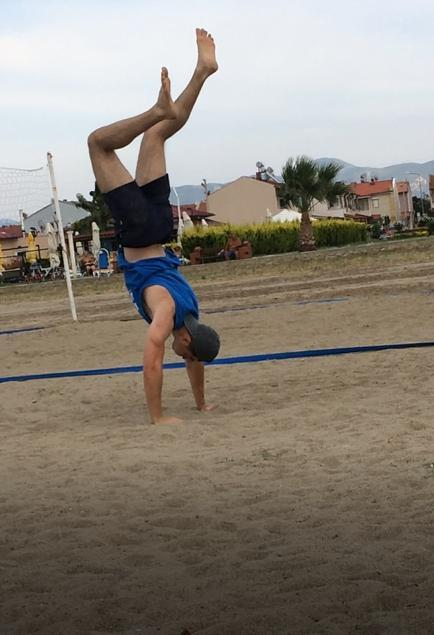
#> input picture Computer Vision/Homework-0/test-image.jpeg, 434 x 635 px
$ python a.py
#> lines starting #> are read from the running program, lines starting #| are printed output that depends on the picture
import numpy as np
import cv2
from PIL import Image
from matplotlib import pyplot as plt

Icolor = Image.open("test-image.jpeg")
#> Icolor is the input picture: PIL image 434x635 RGB; mean R, G, B 138.5, 131, 121.3
fig = plt.figure()

# [5 lines of commented-out code are left out]


r = np.array(Icolor)
g = np.array(Icolor)
b = np.array(Icolor)

rg = np.array(Icolor)
rb = np.array(Icolor)
gb = np.array(Icolor)

r[:, :, 1] *= 0
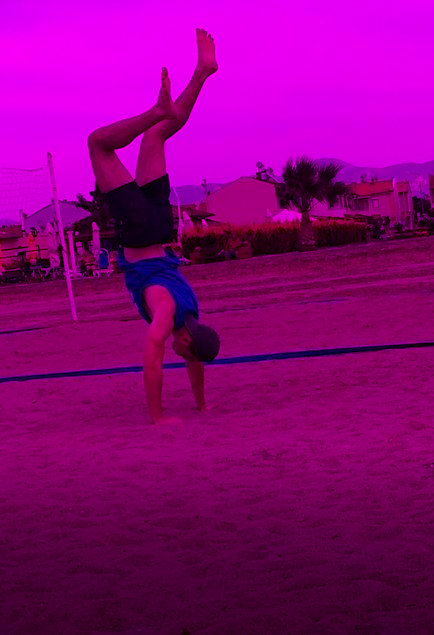
#> r: shape (635, 434, 3); mean R, G, B 138.5, 0, 121.3
r[:, :, 2] *= 0
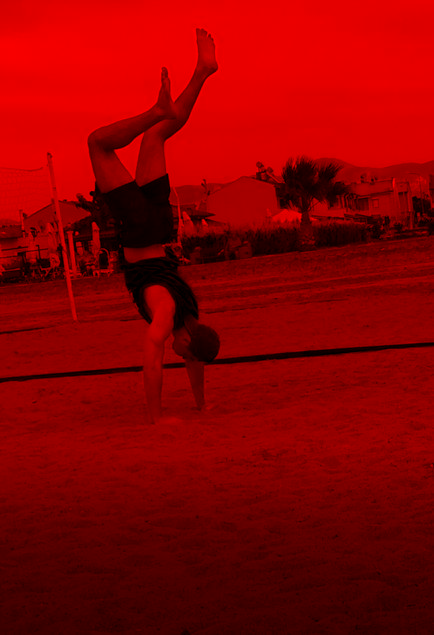
#> r: shape (635, 434, 3); mean R, G, B 138.5, 0, 0

g[:, :, 0] *= 0
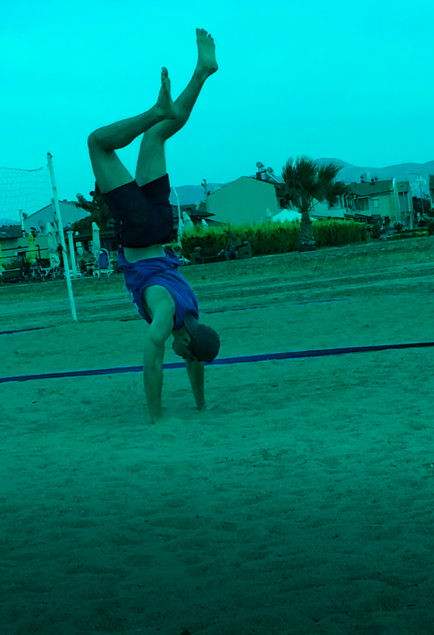
#> g: shape (635, 434, 3); mean R, G, B 0, 131, 121.3
g[:, :, 2] *= 0
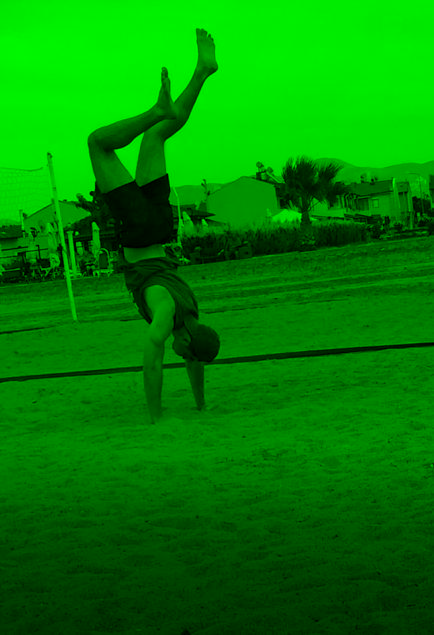
#> g: shape (635, 434, 3); mean R, G, B 0, 131, 0

b[:, :, 0] *= 0
b[:, :, 1] *= 0
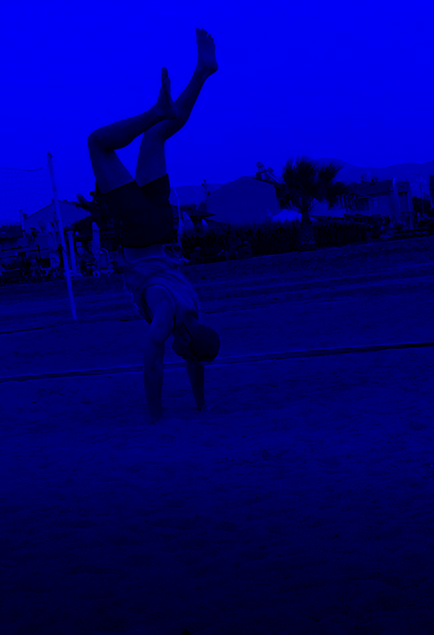
#> b: shape (635, 434, 3); mean R, G, B 0, 0, 121.3

rg[:, :, 2] *= 0
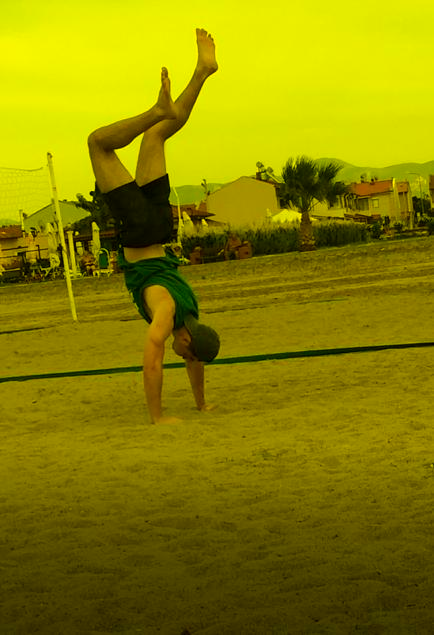
#> rg: shape (635, 434, 3); mean R, G, B 138.5, 131, 0
rb[:, :, 1] *= 0
gb[:, :, 0] *= 0

red = Image.fromarray(r)
green = Image.fromarray(g)
blue = Image.fromarray(b)
red_green = Image.fromarray(rg)
red_blue = Image.fromarray(rb)
green_blue = Image.fromarray(gb)

subplts = fig.add_subplot(1,6,1)
subplts.set_title('R Chnnl')
plt.xticks([]), plt.yticks([])
plt.imshow(red)

subplts = fig.add_subplot(1,6,2)
subplts.set_title('G Chnnl')
plt.xticks([]), plt.yticks([])
plt.imshow(green)

subplts = fig.add_subplot(1,6,3)
subplts.set_title('B Chnnl')
plt.xticks([]), plt.yticks([])
plt.imshow(blue)

subplts = fig.add_subplot(1,6,4)
subplts.set_title('RG')
plt.xticks([]), plt.yticks([])
plt.imshow(red_green)

subplts = fig.add_subplot(1,6,5)
subplts.set_title('RB')
plt.xticks([]), plt.yticks([])
plt.imshow(red_blue)

subplts = fig.add_subplot(1,6,6)
subplts.set_title('GB')
plt.xticks([]), plt.yticks([])
plt.imshow(green_blue)

plt.show()
